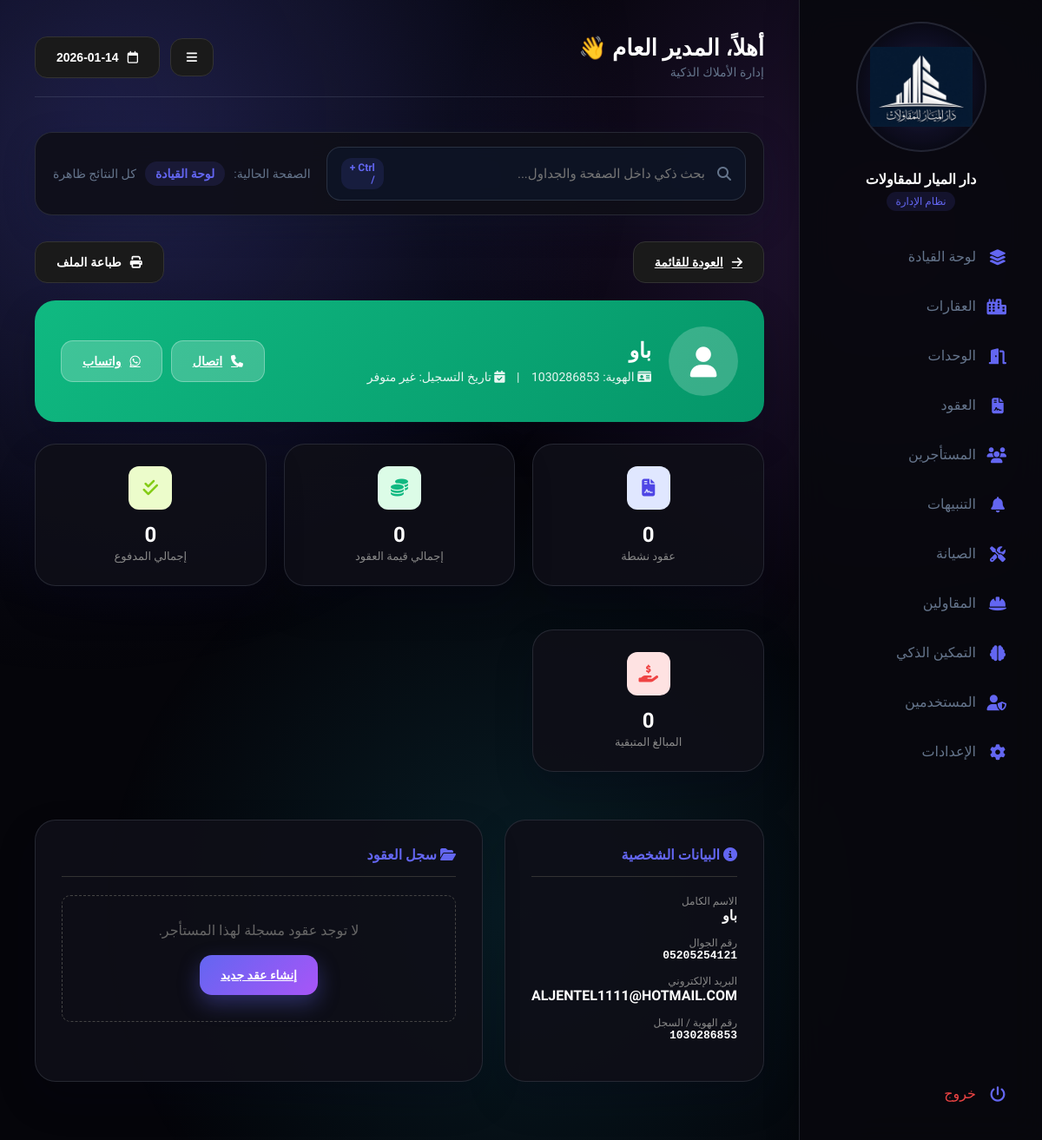
Screenshot of /index.php?p=tenant_view&id=5 (signed in) with the database file from the repository.
### tables this page shows
CREATE TABLE `tenants` (
  `id` int NOT NULL,
  `name` varchar(255) NOT NULL,
  `phone` varchar(20) NOT NULL,
  `id_number` varchar(50) DEFAULT NULL,
  `email` varchar(100) DEFAULT NULL
);

### config.php (called while the page is built, shortened)
<?php
function table_has_column(PDO $pdo, string $table, string $column): bool {
    try {
        $stmt = $pdo->prepare("SHOW COLUMNS FROM `$table` LIKE ?");
        $stmt->execute([$column]);
        return (bool) $stmt->fetch();
    } catch (Exception $e) {
        return false;
    }
}
function tenant_name_column(PDO $pdo): string {
    return table_has_column($pdo, 'tenants', 'full_name') ? 'full_name' : 'name';
}
?>

### pages/tenant_view.php (the view, shortened to what this page needs)
<?php
$id = $_GET['id'];
$tenantNameColumn = tenant_name_column($pdo);
$tenantColumns = "id, $tenantNameColumn AS name, phone, id_number, email";
$stmt = $pdo->prepare("SELECT $tenantColumns FROM tenants WHERE id = ?");
$stmt->execute([$id]);
$t = $stmt->fetch();
$total_contracts_value = $pdo->query("SELECT COALESCE(SUM(total_amount), 0) FROM contracts WHERE tenant_id = $id")->fetchColumn();
$total_paid = $pdo->query("
    SELECT COALESCE(SUM(p.amount), 0)
    FROM payments p
    JOIN contracts c ON p.contract_id = c.id
    WHERE c.tenant_id = $id AND p.status = 'paid'
")->fetchColumn();
$active_contracts = $pdo->query("SELECT COUNT(*) FROM contracts WHERE tenant_id = $id AND status = 'active'")->fetchColumn();
$remaining = $total_contracts_value - $total_paid;
$registeredAt = $t['created_at'] ?? '';
$registeredAtLabel = $registeredAt !== '' ? format_date($registeredAt, $registeredAt) : 'غير متوفر';
?>
<div style="display:flex; justify-content:space-between; align-items:center; margin-bottom:20px">
    <a href="index.php?p=tenants" class="btn btn-dark">
        <i class="fa-solid fa-arrow-right"></i> العودة للقائمة
    </a>
    <button onclick="window.print()" class="btn btn-dark">
        <i class="fa-solid fa-print"></i> طباعة الملف
    </button>
</div>
<div class="card" style="background: linear-gradient(135deg, #10b981 0%, #059669 100%); color: white; border: none; padding: 30px; margin-bottom: 25px;">
    <div style="display:flex; justify-content:space-between; align-items:center; flex-wrap:wrap; gap:20px;">
        <div style="display:flex; align-items:center; gap:20px;">
            <div style="width:80px; height:80px; background:rgba(255,255,255,0.2); border-radius:50%; display:flex; align-items:center; justify-content:center; font-size:35px; color:white;">
                <i class="fa-solid fa-user"></i>
            </div>
            <div>
                <h2 style="margin:0; font-size:24px; font-weight:800"><?= htmlspecialchars($t['name']) ?></h2>
                <div style="margin-top:8px; opacity:0.9; font-size:14px;">
                    <i class="fa-solid fa-id-card"></i> الهوية: <?= $t['id_number'] ?: 'غير مسجل' ?>
                    <span style="margin:0 10px">|</span>
                    <i class="fa-solid fa-calendar-check"></i> تاريخ التسجيل: <?= $registeredAtLabel ?>
                </div>
            </div>
        </div>
        <div style="display:flex; gap:10px;">
            <a href="tel:<?= $t['phone'] ?>" class="btn" style="background:rgba(255,255,255,0.2); color:white; border:1px solid rgba(255,255,255,0.3)">
                <i class="fa-solid fa-phone"></i> اتصال
            </a>
            <a href="https://wa.me/966<?= ltrim($t['phone'], '0') ?>" target="_blank" class="btn" style="background:rgba(255,255,255,0.2); color:white; border:1px solid rgba(255,255,255,0.3)">
                <i class="fa-brands fa-whatsapp"></i> واتساب
            </a>
        </div>
    </div>
</div>
<div style="display:grid; grid-template-columns: repeat(auto-fit, minmax(220px, 1fr)); gap:20px; margin-bottom:25px;">
    <div class="card" style="text-align:center; padding:25px;">
        <div style="width:50px; height:50px; background:#e0e7ff; color:#4f46e5; border-radius:12px; display:flex; align-items:center; justify-content:center; margin:0 auto 15px; font-size:20px;">
            <i class="fa-solid fa-file-contract"></i>
        </div>
        <h3 style="margin:0; font-size:24px; font-weight:bold"><?= $active_contracts ?></h3>
        <span style="color:#888; font-size:13px">عقود نشطة</span>
    </div>
    <div class="card" style="text-align:center; padding:25px;">
        <div style="width:50px; height:50px; background:#dcfce7; color:#10b981; border-radius:12px; display:flex; align-items:center; justify-content:center; margin:0 auto 15px; font-size:20px;">
            <i class="fa-solid fa-coins"></i>
        </div>
        <h3 style="margin:0; font-size:24px; font-weight:bold"><?= number_format($total_contracts_value) ?></h3>
        <span style="color:#888; font-size:13px">إجمالي قيمة العقود</span>
    </div>
    <div class="card" style="text-align:center; padding:25px;">
        <div style="width:50px; height:50px; background:#ecfccb; color:#84cc16; border-radius:12px; display:flex; align-items:center; justify-content:center; margin:0 auto 15px; font-size:20px;">
            <i class="fa-solid fa-check-double"></i>
        </div>
        <h3 style="margin:0; font-size:24px; font-weight:bold"><?= number_format($total_paid) ?></h3>
        <span style="color:#888; font-size:13px">إجمالي المدفوع</span>
    </div>
    <div class="card" style="text-align:center; padding:25px;">
        <div style="width:50px; height:50px; background:#fee2e2; color:#ef4444; border-radius:12px; display:flex; align-items:center; justify-content:center; margin:0 auto 15px; font-size:20px;">
            <i class="fa-solid fa-hand-holding-dollar"></i>
        </div>
        <h3 style="margin:0; font-size:24px; font-weight:bold"><?= number_format($remaining) ?></h3>
        <span style="color:#888; font-size:13px">المبالغ المتبقية</span>
    </div>
</div>
<div style="display:grid; grid-template-columns: 1fr 2fr; gap:25px;">
    <div class="card" style="height:fit-content;">
        <h4 style="margin-top:0; border-bottom:1px solid #333; padding-bottom:15px; color:#6366f1;">
            <i class="fa-solid fa-circle-info"></i> البيانات الشخصية
        </h4>
        <div style="margin-bottom:15px;">
            <label style="color:#888; font-size:12px; display:block">الاسم الكامل</label>
            <div style="font-weight:bold"><?= htmlspecialchars($t['name']) ?></div>
        </div>
        <div style="margin-bottom:15px;">
            <label style="color:#888; font-size:12px; display:block">رقم الجوال</label>
            <div style="font-weight:bold; font-family:monospace"><?= htmlspecialchars($t['phone']) ?></div>
        </div>
        <div style="margin-bottom:15px;">
            <label style="color:#888; font-size:12px; display:block">البريد الإلكتروني</label>
            <div style="font-weight:bold"><?= $t['email'] ?: '-' ?></div>
        </div>
        <div style="margin-bottom:15px;">
            <label style="color:#888; font-size:12px; display:block">رقم الهوية / السجل</label>
            <div style="font-weight:bold; font-family:monospace"><?= $t['id_number'] ?: '-' ?></div>
        </div>
    </div>
    <div class="card">
        <h4 style="margin-top:0; border-bottom:1px solid #333; padding-bottom:15px; color:#6366f1;">
            <i class="fa-solid fa-folder-open"></i> سجل العقود
        </h4>
        <?php
        $tenant_contracts = $pdo->query("
            SELECT c.*, u.unit_name, u.type
            FROM contracts c
            JOIN units u ON c.unit_id = u.id
            WHERE c.tenant_id = $id
            ORDER BY c.id DESC
        ");
        if ($tenant_contracts->rowCount() == 0):
        ?>
            <div style="text-align:center; padding:30px; color:#666; border:1px dashed #444; border-radius:10px;">
                لا توجد عقود مسجلة لهذا المستأجر.
                <br><br>
                <a href="index.php?p=contracts" class="btn btn-primary btn-sm">إنشاء عقد جديد</a>
            </div>
        <?php endif; ?>
    </div>
</div>

### includes/header.php (style rules this page uses)
:root { --bg:#05050a; --card:rgba(15, 15, 24, 0.9); --border:rgba(148, 163, 184, 0.18); --primary:#6366f1; --accent:#a855f7; --accent-2:#22d3ee; --text:#fff; --muted:#64748b; --success:#10b981; --danger:#ef4444; --sidebar-bg:rgba(8, 8, 14, 0.9); --sidebar-shadow:8px 0 40px rgba(0,0,0,0.45); --logo-bg:radial-gradient(circle at center, rgba(99,102,241,0.25), rgba(0,0,0,0.9)); --nav-hover-bg:rgba(99,102,241,0.08); --nav-hover-text:#ffffff; --main-bg:radial-gradient(circle at 10% 10%, rgba(99,102,241,0.12), transparent 45%); --table-th:#666; --table-td-bg:rgba(18, 18, 28, 0.9); --table-td-border:rgba(148, 163, 184, 0.15); --btn-dark-bg:#1a1a1a; --btn-dark-border:#333; --modal-overlay:rgba(2,6,23,0.78); --modal-bg:rgba(17, 17, 28, 0.95); --modal-border:rgba(148, 163, 184, 0.2); --input-bg:rgba(15, 23, 42, 0.7); --input-border:rgba(148, 163, 184, 0.2); --scrollbar:rgba(99,102,241,0.4); --close-bg:rgba(239,68,68,0.15); --close-hover:#ef4444; --tag-bg:rgba(99,102,241,0.12); --glow:0 0 25px rgba(99,102,241,0.25); }
* { box-sizing:border-box; outline:none; }
body { font-family:'Tajawal'; background:var(--bg); color:var(--text); margin:0; display:flex; height:100vh; overflow:hidden; position:relative; }
body::before { content:''; position:fixed; inset:0; background: radial-gradient(circle at 15% 15%, rgba(99,102,241,0.18), transparent 35%), radial-gradient(circle at 85% 20%, rgba(168,85,247,0.18), transparent 35%), radial-gradient(circle at 50% 80%, rgba(34,211,238,0.12), transparent 40%); z-index:-1; }
.card { background:var(--card); border:1px solid var(--border); border-radius:24px; padding:30px; margin-bottom:30px; position:relative; box-shadow:0 20px 45px rgba(2,6,23,0.2); transition:transform 0.35s ease, box-shadow 0.35s ease; }
.btn { padding:15px 24px; border:none; border-radius:14px; font-weight:bold; cursor:pointer; font-size:14px; transition:0.3s; display:inline-flex; align-items:center; gap:10px; color:white; position:relative; overflow:hidden; }
.btn::after { content:''; position:absolute; inset:0; background:linear-gradient(120deg, rgba(255,255,255,0.25), transparent); opacity:0; transition:0.3s; }
.btn-primary { background:linear-gradient(135deg, var(--primary), var(--accent)); box-shadow:0 10px 25px rgba(99,102,241,0.35); }
.btn-dark { background:var(--btn-dark-bg); border:1px solid var(--btn-dark-border); color:white; }

### rows the page displays
tenants: name "باو", phone "05205254121", email "ALJENTEL1111@HOTMAIL.COM", id_number "1030286853"

### other values shown
$company_name_safe "دار الميار للمقاولات"
$user_name "المدير العام"
$displayDate "2026-01-14"
$page_title "لوحة القيادة"
$registeredAtLabel "غير متوفر"
$active_contracts "0"
$total_contracts_value "0"
$total_paid "0"
$remaining "0"
